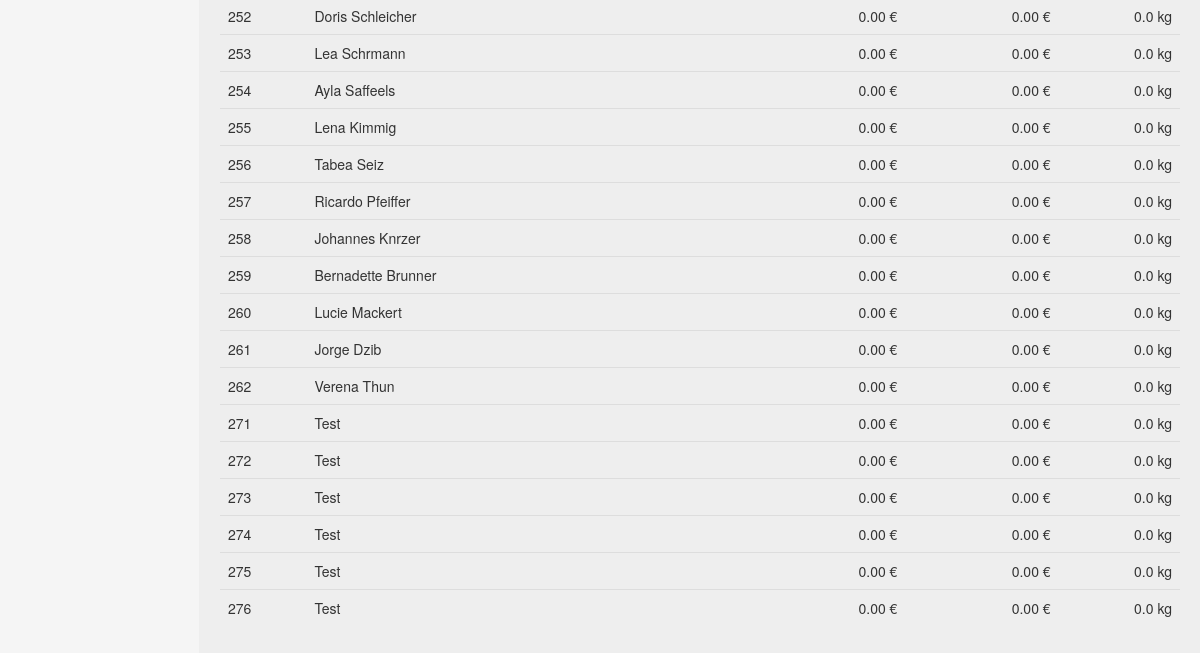
/accountlist (lower part), run on an earlier commit of the app's database.
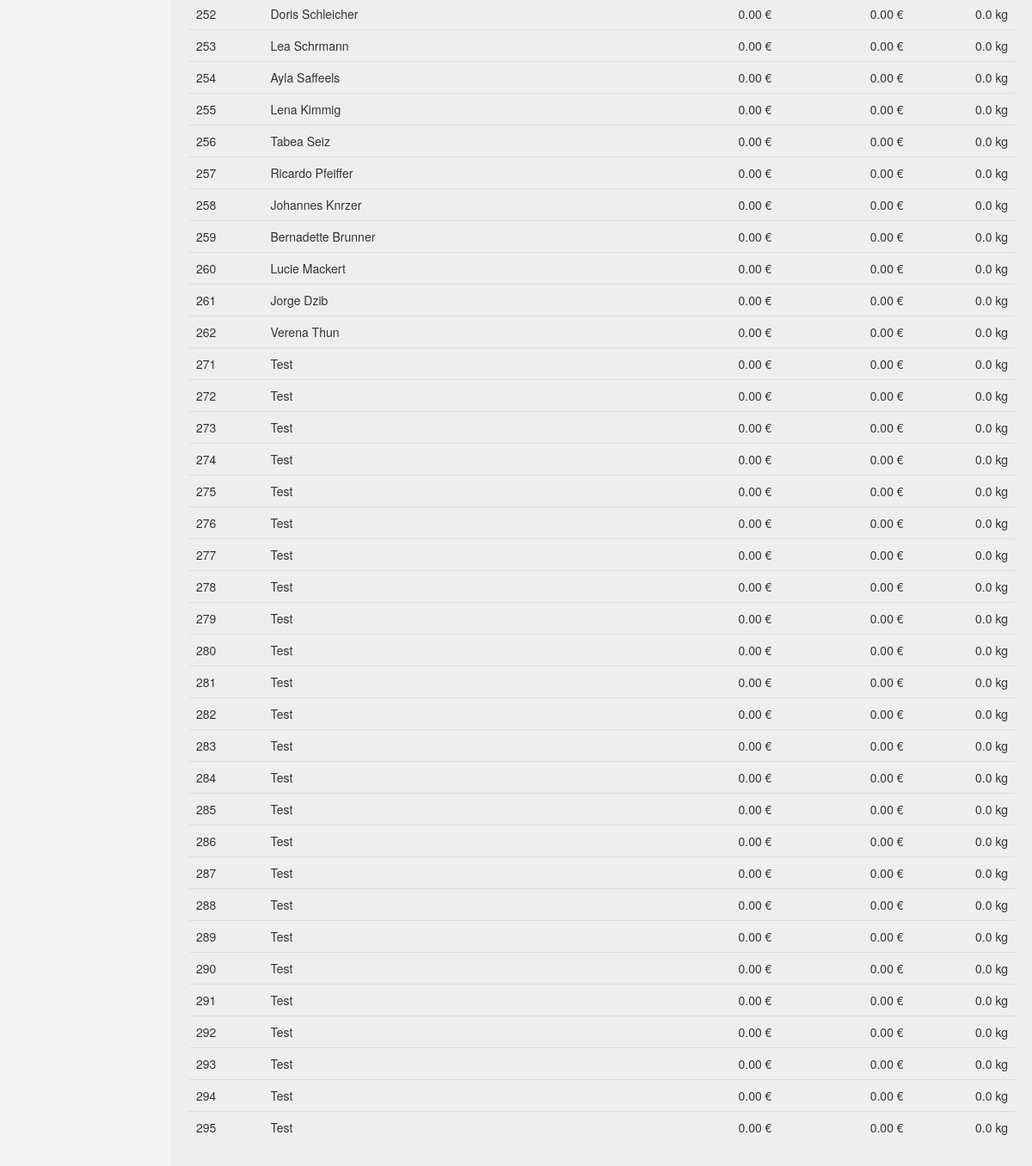
And on a later commit of the database.
### core/models.py (models this page shows, shortened)
class Account(models.Model):
    name = models.CharField(max_length=50, default="")
    users = models.ManyToManyField('User', blank=True)
    active = models.BooleanField(default=True)
    deposit = models.FloatField(default=0) #MoneyField;
    balance = models.FloatField(default=0) #MoneyField;
    taken = models.FloatField(default=0)
    original_id = models.IntegerField(blank=True, null=True)
    def __str__(self):
        rate = self.calc_rate(datetime=datetime.datetime.now())
        return "{} - {} ({}x)".format(str(self.id), self.name, rate)
    def calc_rate(self, datetime):
        current_phases = AccPayPhase.objects.filter(account = self.id).filter(Q(start=None)|Q(start__lte=datetime)).filter(Q(end=None)|Q(end__gte=datetime))
        if not current_phases:
            rate = 0
        else:
            rate = 1
            for payphase in current_phases:
                rate = rate * payphase.rate
        return rate
    @property
    def users_str(self):
        users = list(self.users.all())
        if users:
            usernames = users[0].name
            users.pop(0)
            for user in users:
                usernames += ", " + user.name
            return usernames
        else:
            return ""
    @property
    def balance_str(self):
        self.calc_balance()
        return "{} €".format(format(self.balance,'.2f'))
    def calc_balance(self):
        balance = 0
        charges = Charge.objects.filter(account=self)
        for charge in charges:
            if charge.to_balance == True:
                balance += charge.value
            else:
                pass
        self.balance = balance
        self.save()
    @property
    def deposit_str(self):
        self.calc_deposit()
        return "{} €".format(format(self.deposit,'.2f'))
    def calc_deposit(self):
        deposit = 0
        charges = Charge.objects.filter(account=self)
        for charge in charges:
            if charge.to_balance == False:
                deposit += charge.value
            else:
                pass
        self.deposit = deposit
        self.save()
    @property
    def taken_str(self):
        self.calc_taken()
        return "{} kg".format(format(self.taken,'.1f'))
    def calc_taken(self):
        taken = 0
        takings = Taking.objects.filter(originator_account=self)
        restitutions = Restitution.objects.filter(originator_account=self)
        for taking in takings:
            taken += taking.amount * taking.batch.unit.weight/1000
        for restitution in restitutions:
            taken -= restitution.amount * restitution.batch.unit.weight/1000
        self.taken = taken
        self.save()

### core/views.py (the view)
# urls.py: url(r'^accountlist$', views.accountlist),
def accountlist(request):
    g_context = global_context(request)
    template = loader.get_template('core/accountlist.html')
    accounts = Account.objects.all()
    accountlist = sorted(list(accounts), key=lambda t: t.id)
    context = {"accountlist" : accountlist}
    return HttpResponse(template.render({**g_context, **context}, request))

### core/views.py (called while the page is built)
def global_context(request):
    accounts = Account.objects.all()
    global selected_account
    balance = selected_account.balance_str
    current_path = request.get_full_path()
    context = {"accounts": accounts, "balance" : balance, "selected_account" : selected_account, "current_path" : current_path, }
    return context

### core/templates/core/accountlist.html (shortened to what this page needs)
{% extends "core/base.html" %}
{% block content %}
<table class="table">
          <tbody>
          {% for account in accountlist %}
            <tr>
              <td>{{ account.id }}</td>
              <td>{{ account.name }}</td>
              <td>{{ account.users_str }}</td>
              <td align=right>{{ account.deposit_str }} </td>
              <td align=right>{{ account.balance_str }}</td>
              <td align=right>{{ account.taken_str }}</td>
            </tr>
          {% endfor %}
          </tbody>
        </table>
{% endblock %}

What changed in the data, as far as the page shows it:
added Account: id "277", name "Test", deposit_str "0.00 €", balance_str "0.00 €", taken_str "0.0 kg"
added Account: id "278", name "Test", deposit_str "0.00 €", balance_str "0.00 €", taken_str "0.0 kg"
added Account: id "279", name "Test", deposit_str "0.00 €", balance_str "0.00 €", taken_str "0.0 kg"
added Account: id "280", name "Test", deposit_str "0.00 €", balance_str "0.00 €", taken_str "0.0 kg"
added Account: id "281", name "Test", deposit_str "0.00 €", balance_str "0.00 €", taken_str "0.0 kg"
added Account: id "282", name "Test", deposit_str "0.00 €", balance_str "0.00 €", taken_str "0.0 kg"
added Account: id "283", name "Test", deposit_str "0.00 €", balance_str "0.00 €", taken_str "0.0 kg"
added Account: id "284", name "Test", deposit_str "0.00 €", balance_str "0.00 €", taken_str "0.0 kg"
added Account: id "285", name "Test", deposit_str "0.00 €", balance_str "0.00 €", taken_str "0.0 kg"
added Account: id "286", name "Test", deposit_str "0.00 €", balance_str "0.00 €", taken_str "0.0 kg"
added Account: id "287", name "Test", deposit_str "0.00 €", balance_str "0.00 €", taken_str "0.0 kg"
added Account: id "288", name "Test", deposit_str "0.00 €", balance_str "0.00 €", taken_str "0.0 kg"
added Account: id "289", name "Test", deposit_str "0.00 €", balance_str "0.00 €", taken_str "0.0 kg"
added Account: id "290", name "Test", deposit_str "0.00 €", balance_str "0.00 €", taken_str "0.0 kg"
added Account: id "291", name "Test", deposit_str "0.00 €", balance_str "0.00 €", taken_str "0.0 kg"
added Account: id "292", name "Test", deposit_str "0.00 €", balance_str "0.00 €", taken_str "0.0 kg"
added Account: id "293", name "Test", deposit_str "0.00 €", balance_str "0.00 €", taken_str "0.0 kg"
added Account: id "294", name "Test", deposit_str "0.00 €", balance_str "0.00 €", taken_str "0.0 kg"
added Account: id "295", name "Test", deposit_str "0.00 €", balance_str "0.00 €", taken_str "0.0 kg"
